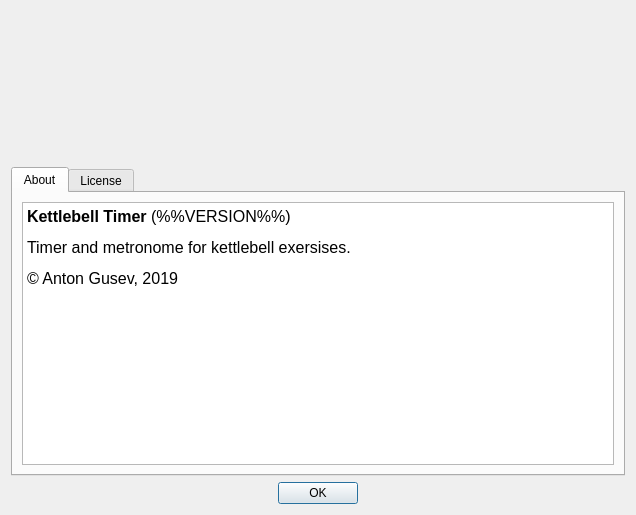
<?xml version="1.0" encoding="UTF-8"?>
<ui version="4.0">
 <class>AboutDialog</class>
 <widget class="QDialog" name="AboutDialog">
  <property name="windowModality">
   <enum>Qt::ApplicationModal</enum>
  </property>
  <property name="geometry">
   <rect>
    <x>0</x>
    <y>0</y>
    <width>636</width>
    <height>515</height>
   </rect>
  </property>
  <property name="sizePolicy">
   <sizepolicy hsizetype="Ignored" vsizetype="Ignored">
    <horstretch>0</horstretch>
    <verstretch>0</verstretch>
   </sizepolicy>
  </property>
  <property name="minimumSize">
   <size>
    <width>480</width>
    <height>320</height>
   </size>
  </property>
  <property name="windowTitle">
   <string>About</string>
  </property>
  <property name="modal">
   <bool>true</bool>
  </property>
  <layout class="QVBoxLayout" name="verticalLayout_3">
   <item>
    <widget class="QWidget" name="widget" native="true">
     <property name="sizePolicy">
      <sizepolicy hsizetype="Expanding" vsizetype="Expanding">
       <horstretch>0</horstretch>
       <verstretch>1</verstretch>
      </sizepolicy>
     </property>
     <property name="maximumSize">
      <size>
       <width>16777215</width>
       <height>150</height>
      </size>
     </property>
     <layout class="QHBoxLayout" name="horizontalLayout">
      <property name="bottomMargin">
       <number>1</number>
      </property>
      <item>
       <spacer name="horizontalSpacer_2">
        <property name="orientation">
         <enum>Qt::Horizontal</enum>
        </property>
        <property name="sizeHint" stdset="0">
         <size>
          <width>40</width>
          <height>20</height>
         </size>
        </property>
       </spacer>
      </item>
      <item>
       <widget class="QLabel" name="logoLabel">
        <property name="sizePolicy">
         <sizepolicy hsizetype="Expanding" vsizetype="Expanding">
          <horstretch>0</horstretch>
          <verstretch>0</verstretch>
         </sizepolicy>
        </property>
        <property name="pixmap">
         <pixmap resource="../../res/resource.qrc">:/kettlebell-is-cool.png</pixmap>
        </property>
        <property name="scaledContents">
         <bool>false</bool>
        </property>
       </widget>
      </item>
      <item>
       <spacer name="horizontalSpacer">
        <property name="orientation">
         <enum>Qt::Horizontal</enum>
        </property>
        <property name="sizeHint" stdset="0">
         <size>
          <width>40</width>
          <height>20</height>
         </size>
        </property>
       </spacer>
      </item>
     </layout>
    </widget>
   </item>
   <item>
    <widget class="QTabWidget" name="tabWidget">
     <property name="currentIndex">
      <number>0</number>
     </property>
     <widget class="QWidget" name="tab">
      <attribute name="title">
       <string>About</string>
      </attribute>
      <layout class="QVBoxLayout" name="verticalLayout_2">
       <item>
        <widget class="QTextBrowser" name="textBrowser">
         <property name="html">
          <string>&lt;!DOCTYPE HTML PUBLIC &quot;-//W3C//DTD HTML 4.0//EN&quot; &quot;http://www.w3.org/TR/REC-html40/strict.dtd&quot;&gt;
&lt;html&gt;&lt;head&gt;&lt;meta name=&quot;qrichtext&quot; content=&quot;1&quot; /&gt;&lt;style type=&quot;text/css&quot;&gt;
p, li { white-space: pre-wrap; }
&lt;/style&gt;&lt;/head&gt;&lt;body style=&quot; font-family:'Sans Serif'; font-size:9pt; font-weight:400; font-style:normal;&quot;&gt;
&lt;p style=&quot; margin-top:12px; margin-bottom:12px; margin-left:0px; margin-right:0px; -qt-block-indent:0; text-indent:0px;&quot;&gt;&lt;span style=&quot; font-size:12pt; font-weight:600;&quot;&gt;Kettlebell Timer&lt;/span&gt;&lt;span style=&quot; font-size:12pt;&quot;&gt; (%%VERSION%%)&lt;/span&gt;&lt;/p&gt;
&lt;p style=&quot; margin-top:12px; margin-bottom:12px; margin-left:0px; margin-right:0px; -qt-block-indent:0; text-indent:0px;&quot;&gt;&lt;span style=&quot; font-size:12pt;&quot;&gt;Timer and metronome for kettlebell exersises.&lt;/span&gt;&lt;/p&gt;
&lt;p style=&quot; margin-top:12px; margin-bottom:12px; margin-left:0px; margin-right:0px; -qt-block-indent:0; text-indent:0px;&quot;&gt;&lt;span style=&quot; font-size:12pt;&quot;&gt;© Anton Gusev, 2019&lt;/span&gt;&lt;/p&gt;&lt;/body&gt;&lt;/html&gt;</string>
         </property>
        </widget>
       </item>
      </layout>
     </widget>
     <widget class="QWidget" name="tab_2">
      <attribute name="title">
       <string>License</string>
      </attribute>
      <layout class="QVBoxLayout" name="verticalLayout">
       <item>
        <widget class="QTextBrowser" name="textBrowser_2">
         <property name="html">
          <string>&lt;!DOCTYPE HTML PUBLIC &quot;-//W3C//DTD HTML 4.0//EN&quot; &quot;http://www.w3.org/TR/REC-html40/strict.dtd&quot;&gt;
&lt;html&gt;&lt;head&gt;&lt;meta name=&quot;qrichtext&quot; content=&quot;1&quot; /&gt;&lt;style type=&quot;text/css&quot;&gt;
p, li { white-space: pre-wrap; }
&lt;/style&gt;&lt;/head&gt;&lt;body style=&quot; font-family:'Sans Serif'; font-size:9pt; font-weight:400; font-style:normal;&quot;&gt;
&lt;p style=&quot; margin-top:12px; margin-bottom:12px; margin-left:0px; margin-right:0px; -qt-block-indent:0; text-indent:0px;&quot;&gt;&lt;span style=&quot; font-size:12pt; font-weight:600;&quot;&gt;Kettlebell timer&lt;/span&gt;&lt;span style=&quot; font-size:12pt;&quot;&gt;is free software; you can redistribute it and/or modify it under the terms of the GNU General Public License as published by the Free Software Foundation; either version 2 of the License, or (at your option) any later version. &lt;/span&gt;&lt;/p&gt;
&lt;p style=&quot; margin-top:12px; margin-bottom:12px; margin-left:0px; margin-right:0px; -qt-block-indent:0; text-indent:0px;&quot;&gt;&lt;span style=&quot; font-size:12pt;&quot;&gt;Please visit this link for a copy of the license: &lt;/span&gt;&lt;a href=&quot;https://www.gnu.org/licenses/old-licenses/gpl-2.0.html&quot;&gt;&lt;span style=&quot; font-size:12pt; text-decoration: underline; color:#0000ff;&quot;&gt;GPL 2.0&lt;/span&gt;&lt;/a&gt;&lt;/p&gt;
&lt;p style=&quot; margin-top:12px; margin-bottom:12px; margin-left:0px; margin-right:0px; -qt-block-indent:0; text-indent:0px;&quot;&gt;&lt;br /&gt;&lt;/p&gt;&lt;/body&gt;&lt;/html&gt;</string>
         </property>
         <property name="openExternalLinks">
          <bool>true</bool>
         </property>
        </widget>
       </item>
      </layout>
     </widget>
    </widget>
   </item>
   <item>
    <widget class="QDialogButtonBox" name="buttons">
     <property name="standardButtons">
      <set>QDialogButtonBox::Ok</set>
     </property>
     <property name="centerButtons">
      <bool>true</bool>
     </property>
    </widget>
   </item>
  </layout>
 </widget>
 <resources>
  <include location="../../res/resource.qrc"/>
 </resources>
 <connections/>
</ui>
